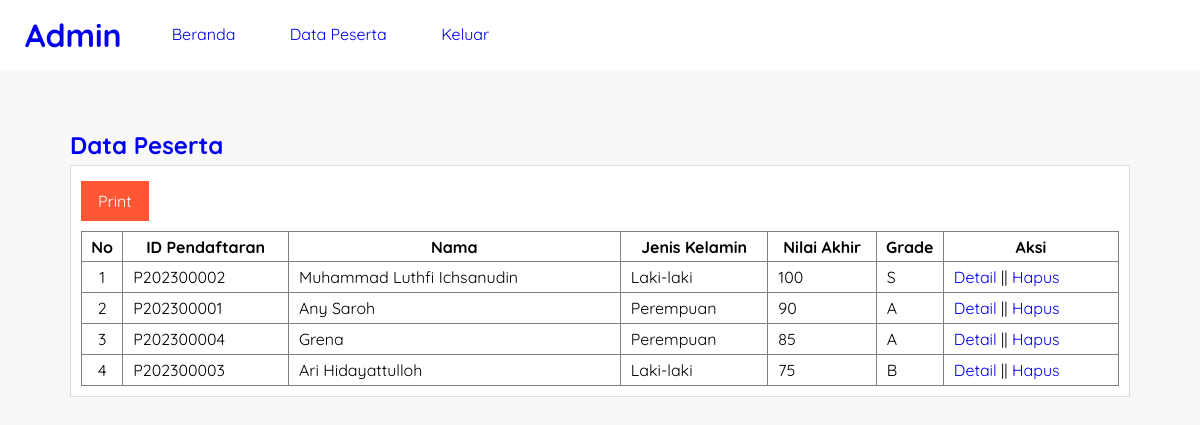
Screenshot of /data-peserta.php with the database file from the repository.
### tables this page shows
CREATE TABLE `tb_pendaftaran` (
  `id_pendaftaran` char(10) NOT NULL,
  `tgl_pendaftaran` date NOT NULL,
  `th_ajaran` varchar(9) NOT NULL,
  `jurusan` varchar(50) NOT NULL,
  `nm_peserta` varchar(50) NOT NULL,
  `tmp_lahir` varchar(50) NOT NULL,
  `tgl_lahir` date NOT NULL,
  `jk` varchar(64) NOT NULL,
  `agama` varchar(15) NOT NULL,
  `almt_peserta` text NOT NULL,
  `nilai_akhir` int(3) NOT NULL,
  `grade` char(1) NOT NULL
);

### data-peserta.php (the view, shortened to what this page needs)
<?php
	include 'koneksi.php';
?>
<?php
	function getGrade($nilai_akhir) {
		if($nilai_akhir == 100) {
			return "S";
		} elseif($nilai_akhir >= 85 && $nilai_akhir <= 99) {
			return "A";
		} elseif($nilai_akhir >= 75 && $nilai_akhir <= 84) {
			return "B";
		} elseif($nilai_akhir >= 60 && $nilai_akhir <= 74) {
			return "C";
		} elseif($nilai_akhir >= 50 && $nilai_akhir <= 59) {
			return "D";
		} elseif($nilai_akhir >= 1 && $nilai_akhir <= 49) {
			return "E";
		} elseif($nilai_akhir == 0) {
			return "F";
		} else {
			return "Tidak Valid";
		}
	}
?>
<!DOCTYPE html>
<html>
<head>
	<link rel="stylesheet" type="text/css" href="css/style.css">
</head>
<body>
	<header>
		<h1><a href="beranda.php">Admin</h1>
		<ul>
			<li><a href="beranda.php">Beranda</li>
			<li><a href="data-peserta.php">Data Peserta</li>
			<li><a href="keluar.php">Keluar</li>
		</ul>
	</header>
	<section class="content">
		<h2>Data Peserta</h2>
		<div class="box">
			<a href="cetak-peserta.php" target="_blank" class="btn-cetak">Print</a>
			<table class="table" border="1">
				<thead>
					<tr>
						<th>No</th>
						<th>ID Pendaftaran</th>
						<th>Nama</th>
						<th>Jenis Kelamin</th>
						<th>Nilai Akhir</th>
						<th>Grade</th>
						<th>Aksi</th>
					</tr>
				</thead>
				<tbody>
					<?php
						$no = 1;
						$list_peserta = mysqli_query($conn, "SELECT * FROM tb_pendaftaran ORDER BY nilai_akhir DESC");
						while($row = mysqli_fetch_array($list_peserta)){
					?>
					<tr>
						<td><?php echo $no++ ?></td>
						<td><?php echo $row['id_pendaftaran'] ?></td>
						<td><?php echo $row['nm_peserta'] ?></td>
						<td><?php echo $row['jk'] ?></td>
						<td><?php echo $row['nilai_akhir'] ?></td>
						<td><?php echo getGrade($row['nilai_akhir']) ?></td>
						<td>
							<a href="detail-peserta.php?id=<?php echo $row['id_pendaftaran'] ?>">Detail</a> ||
							<a href="hapus-peserta.php?id=<?php echo $row['id_pendaftaran'] ?>" onclick="return confirm('Yakin Anda Ingin Hapus?')">Hapus</a>
						</td>
					</tr>
					<?php }
					?>
				</tbody>
			</table>
		</div>
	</section>
</body>
</html>

### style.css (style rules this page uses)
* { margin:0; padding:0; font-family:'Quicksand', sans-serif; }
body { background-color: #f8f8f8; }
.box { background-color: #fff; border:1px solid #ddd; padding:10px; box-sizing: border-box; margin:5px 0 25px; }
.btn-cetak { display: inline-block; padding: 10px 17px; color: #fff; background-color: #FF5733; margin-top: 5px; margin-bottom: 10px; }
header { background-color: #fff; }
header::after { content: ''; display: block; clear: both; }
header h1 { padding: 15px 25px; display: inline-block; float: left; }
header ul { float: left; }
header ul li { padding: 24px 25px; display: inline-block; }
a { text-decoration: none; }
.content { width: 90%; padding: 10px; box-sizing: border-box; margin:50px auto; }
.table { width: 100%; border-collapse: collapse; border-collapse: 1px solid #ddd; }
.table tr { height: 30px; }
.table tr td { padding: 5px 10px; }
.table tr td:nth-child(1) { text-align: center; }

### rows the page displays
tb_pendaftaran: id_pendaftaran "P202300002", nm_peserta "Muhammad Luthfi Ichsanudin", jk "Laki-laki", nilai_akhir "100", nilai_akhir "S"
tb_pendaftaran: id_pendaftaran "P202300001", nm_peserta "Any Saroh", jk "Perempuan", nilai_akhir "90", nilai_akhir "A"
tb_pendaftaran: id_pendaftaran "P202300004", nm_peserta "Grena", jk "Perempuan", nilai_akhir "85", nilai_akhir "A"
tb_pendaftaran: id_pendaftaran "P202300003", nm_peserta "Ari Hidayattulloh", jk "Laki-laki", nilai_akhir "75", nilai_akhir "B"
